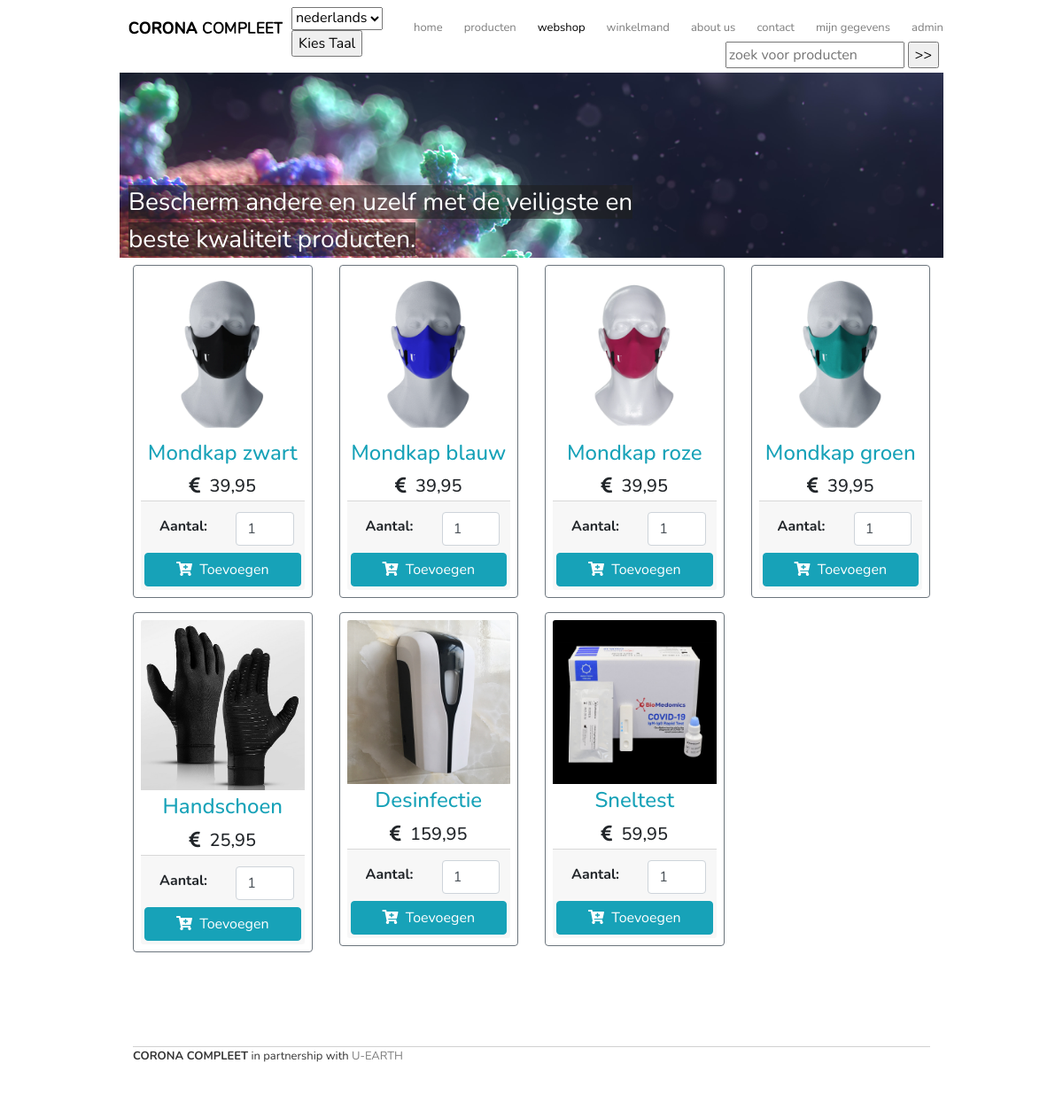
Screenshot of /pagina/webshop.php with the database file from the repository.
### tables this page shows
CREATE TABLE `producten` (
  `productnummer` INT(50) AUTO_INCREMENT,
  `naam` VARCHAR(50) NOT NULL,
  `prijs` VARCHAR(50) ,
  `image` VARCHAR(255) ,
  `voorraad` INT(50) ,
  PRIMARY KEY (`productnummer`)
);

### talen/vertaal.php (called while the page is built, shortened)
<?PHP
$aTalen = array ("nederlands", "engels");
?>

### models/functions.php (called while the page is built, shortened)
<?php
function ExecuteQuery($conn, $query, $params = array())
{
    $stmt = $conn->prepare($query);
    $stmt->execute($params);
    return $stmt;
}
function FetchQuery($conn, $query, $params = array())
{
    return ExecuteQuery($conn, $query, $params)->fetchAll(PDO::FETCH_ASSOC);
}
?>

### pagina/webshop.php (the view, shortened to what this page needs)
<?php
$page = 'webshop';
include_once('../models/functions.php');
include_once('../models/config.php');
require_once 'header.php';
?>
<div class="container">
    <div class="row mt-2 pb-3">
      <?php
      $result = FetchQuery($conn, "SELECT * FROM producten", array());
      foreach ($result as $row) :
      ?>
      <div class="col-sm-6 col-md-4 col-lg-3 mb-2">
        <div class="card-deck">
          <div class="card p-2 border-secondary mb-2">
            <img src="<?php echo $row["image"]?>" class="card-img-top">
            <div class="card-body p-1">
              <h4 class="card-title text-center text-info"><?php echo $row["naam"]?></h4>
              <h5 class="card-text text-center"><i class="fas fa-euro-sign"></i>&nbsp;&nbsp;<?php echo number_format($row["prijs"],2,",",".")?></h5>
            </div>
            <div class="card-footer p-1">
              <form action="../models/actie.php?toevoegen=" class="form-submit" method="post">
                <div class="row p-2">
                  <div class="col-md-6 py-1 pl-4">
                    <b>Aantal: </b>
                  </div>
                  <div class="col-md-6">
                    <input type="number" class="form-control" name="aantal" value="1">
                  </div>
                </div>
                <button class="btn btn-info btn-block addItemBtn"></a><i class="fas fa-cart-plus"></i>&nbsp;&nbsp;Toevoegen</button>
              </form>
            </div>
          </div>
        </div>
      </div>
      <?php endforeach; ?>
    </div>
	<br/>
	<footer class="borderfooter">
		<p><strong>CORONA COMPLEET</strong> in partnership with <a href="https://www.u-earth.eu/">U-EARTH</a></p>
	</footer>
</div>
</body>
</html>

### pagina/header.php (shortened to what this page needs)
<?php
include_once __DIR__ . '/../talen/vertaal.php';
?>
<!DOCTYPE html>
<html lang="nl">
<head>
	<link rel='stylesheet' href='https://cdnjs.cloudflare.com/ajax/libs/font-awesome/5.9.0/css/all.min.css' />
	<link rel="stylesheet" href="https://localhost/git-coronacompleet/BLOK4/css/bootstrap.css">
	<link rel="stylesheet" href="https://localhost/git-coronacompleet/BLOK4/css/bootstrap-grid.css">
	<link rel="stylesheet" href="https://localhost/git-coronacompleet/BLOK4/css/style.css">
</head>
<body>
	<div class="container">
		<header>
			<a href="https://localhost/git-coronacompleet/BLOK4/index.php"><h1>CORONA COMPLEET</h1></a>
			<nav>
				<ul class="nav-list">
					<li><a href="https://localhost/git-coronacompleet/BLOK4/index.php"<?php if(isset($page) && $page == "index") echo " class='selected'";?>>Home</a></li>
					<li><a href="https://localhost/git-coronacompleet/oop/product/overview"<?php if(isset($page) && $page == "producten") echo " class='selected'";?>>Producten</a></li>
					<li><a href="https://localhost/git-coronacompleet/BLOK4/pagina/webshop.php"<?php if(isset($page) && $page == "webshop") echo ' class="selected"';?>>Webshop</a></li>
					<li><a href="https://localhost/git-coronacompleet/BLOK4/pagina/winkelmand.php"<?php if(isset($page) && $page == "winkelmand") echo " class='selected'";?>>Winkelmand </a><span id="cart-item" class="badge badge-dark"></span></li>
					<li><a href="https://localhost/git-coronacompleet/BLOK4/pagina/aboutus.php"<?php if(isset($page) && $page == "aboutus") echo " class='selected'";?>>About us</a></li>
					<li><a href="https://localhost/git-coronacompleet/BLOK4/pagina/contact.php"<?php if(isset($page) && $page == "contact") echo " class='selected'";?>>Contact</a></li>
					<li><a href="https://localhost/git-coronacompleet/BLOK4/pagina/mijngegevens.php"<?php if(isset($page) && $page == "mijngegevens") echo " class='selected'";?>>Mijn gegevens</a>
					</li>
					<li><a href="https://localhost/git-coronacompleet/BLOK4/pagina/admin.php"<?php if(isset($page) && $page == "admin") echo " class='selected'";?>>Admin</a></li>
				</ul>
			</nav>
			<div class = "zoekBar">
				<form action = "https://localhost/git-coronacompleet/BLOK4/pagina/zoekfunctie.php" method="post">
					<input type="text" name="zoeken" placeholder= "zoek voor producten"/>
					<input type="submit" value=">>"/>
				</form>
			</div>
			<div class = "taalkeuze">
			<form action="" method="post">
            <select name="taalkeuze">
                <?PHP
                for ($i=0; $i < count ($aTalen); $i++)
                {
                ?>
                    <option value="<?=$aTalen[$i];?>" <?php echo isset($_POST['taalkeuze']) ? ($_POST['taalkeuze'] == $aTalen[$i] ? "selected" : "") : ($_COOKIE["taal"] == $aTalen[$i] ? "selected" : "")?>><?=$aTalen[$i];?></option>
                <?PHP
                }
                ?>
            </select>
            <input name="kiezen" type="submit" value="Kies Taal" />
        </form></div>
			<div class="banner">
				<span class="spanwrap">
					Bescherm andere en uzelf met de veiligste en beste kwaliteit producten.
				</span>
			</div>
		</header>

### css/style.css (style rules this page uses)
body { font-family: 'Nunito', sans-serif; overflow-y:scroll; }
p { font-size: 33px; line-height: initial; color: #353535; }
h1, h2, h3 { letter-spacing: -1px; }
a { color: #7e7e7e; text-decoration: none; }
a:hover, .selected { color: black; }
li { margin-left: 24px; }
ul { font-size: 33px; color: #353535; }
.borderfooter { border-top: 1px solid #d1d1d1; padding-bottom: 20px; margin-top: 50px; margin-bottom: 15px; line-height: 1em; }
.container { margin-left: initial; max-width: initial; }
@media (min-width: 992px) { p { font-size: 13px; line-height: 20px; } }
@media (min-width: 992px) { .container { margin-left: auto; max-width: 960px; } }
header { overflow: hidden; height:291px; }
header h1 { background: url(../img/logo.png) no-repeat; text-indent: -9999px; width: 174px; height: 23px; margin: 35px 10px 22px; float: left; }
.zoekBar { float:right; padding:5px; }
.taalkeuze { padding-top: 2mm; }
@media (min-width: 992px) { header h1 { background: url(../img/logo.png) no-repeat; text-indent: -9999px; width: 174px; height: 23px; margin: 20px 10px 22px; float: left; } }
.nav-list { background: url(../img/logo.png) no-repeat; background-position: 6% 4%; position: fixed; top: 0; left: 0; width: 100%; height: 100vh; list-style: none; background-color: whitesmoke; z-index: 900; display: flex; flex-direction: column; justify-content: center; opacity: 0; transform: scale(0); transition: opacity 650ms; }
nav { float: right; padding-top: 22px; }
nav li { display: inline; position: relative; }
nav a { text-transform: lowercase; }
@media (min-width: 992px) { .nav-list { background: none; position: initial; font-size: 13px; width: initial; height: initial; background-color: initial; flex-direction: row; opacity: initial; margin: 0; padding: 0; transform: scale(1); } }
.banner { background: url(../img/virus.png) no-repeat; width: 100%; height: 100%; clear: both; padding-left: 10px; padding-top: 125px; padding-inline-end: 300px; margin-top: 100px; max-height: 231px; }
.spanwrap { color: white; font-size: 28px; width: 100px; inline-size: 23px; background-color: rgba(30,30,30,0.6); transform: scale(0); opacity: 0; }
@media (min-width: 992px) { .banner { margin-top: initial; } }
@media (min-width: 992px) { .spanwrap { transform: scale(1); opacity: 1; } }
img { border-radius: 5px 5px 0 0; }
* { box-sizing: border-box; }
.row:after { content: ""; display: table; clear: both; }

### rows the page displays
producten: image (picture), naam "Mondkap zwart", prijs "39,95"
producten: image (picture), naam "Mondkap blauw", prijs "39,95"
producten: image (picture), naam "Mondkap roze", prijs "39,95"
producten: image (picture), naam "Mondkap groen", prijs "39,95"
producten: image (picture), naam "Handschoen", prijs "25,95"
producten: image (picture), naam "Desinfectie", prijs "159,95"
producten: image (picture), naam "Sneltest", prijs "59,95"

### other values shown
form field taalkeuze "nederlands"
